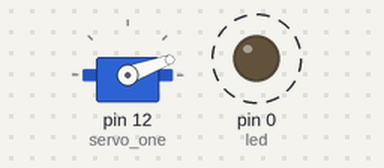
Bench run of a sketch on a simulated Arduino Uno, built with avr-gcc and run on an emulated ATmega328P. Parts: servo, output pins drawn as LEDs (lit = HIGH). Dashed ring = blinking.

Above: at 1.05 s.
At 1.5 s:
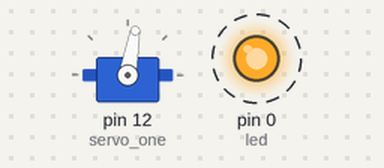
At 1.7 s:
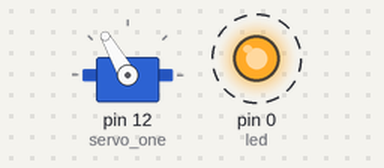
At 1.95 s:
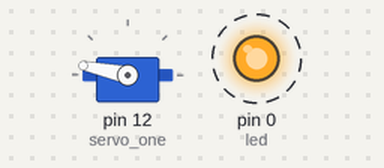
Timing chart, 0 to 5.4 s (numbered marks = the images above):
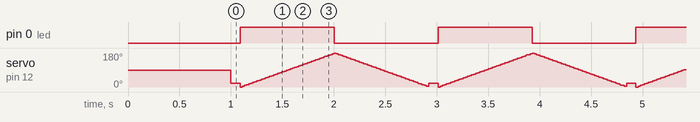

Measured:
- by itself, pin 0 (led): alternates HIGH for 0.91 s and LOW for 1.0 s

The sketch:

try_servo.ino
```cpp
// try_servo
// this program test the function of a RC servo
//***********************************************
#include <Servo.h>

Servo servo_one;  // create servo object to control a servo
                 // a maximum of eight servo objects can be created

int pos = 0;    // variable to store the servo position

int led = 0;  // Pin 0 maps to the USER LED on the ArbotiX Robocontroller.


//*********************************************
void setup()
{
   //The pin number is actual pin output number D12 >>> pin 12
   servo_one.attach(12);  // attaches the servo on pin 12 to the servo object
   servo_one.write(90);   // set servo to mid position
   pinMode(led, OUTPUT);  // initialize the digital pin as an output.
   delay(1000);

}

//***********************************************
void loop()
{

  servo_one.write(20);   // set servo to 20 degree position
  delay(90);
  digitalWrite(led, HIGH);   // turn the LED on (HIGH is the voltage level)
  for(pos = 0; pos < 180; pos += 1)  // goes from 90 degrees to 160 degrees
   {                                  // in steps of 1 degree
     servo_one.write(pos);     // tell servo to go to position in variable 'pos'
     delay(5);                       // waits 15ms for the servo to reach the position
   }

   digitalWrite(led, LOW);    // turn the LED off by making the voltage LOW
   for(pos = 180; pos>=0; pos-=1)     // goes from 160 degrees to 20 degrees
   {
     servo_one.write(pos);              // tell servo to go to position in variable 'pos'
     delay(5);                       // waits 15ms for the servo to reach the position
   }
}
```
